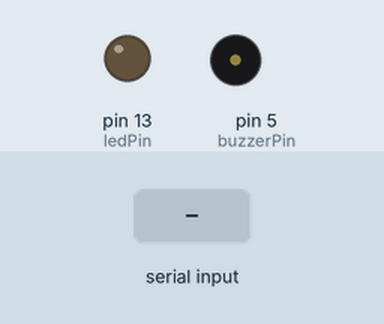
Recording of a sketch running on a simulated Arduino Uno, built with avr-gcc and run on an emulated ATmega328P. Parts: output pins drawn as LEDs (lit = HIGH), buzzer (waves = sounding). Dashed ring = blinking. Inputs (shaded band) come from the test bench. What the sketch prints to the serial monitor is not drawn.

Above: at 1.2 s.
1.3 s: "1" received over Serial
At 1.75 s:
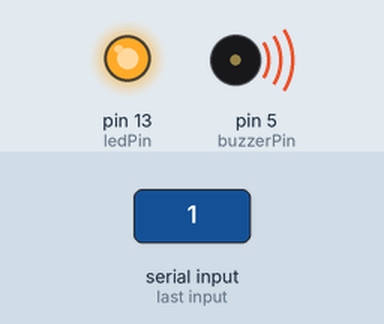
4.3 s: "0" received over Serial
At 4.45 s:
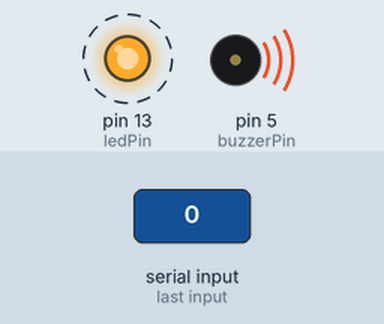
7.3 s: "2" received over Serial
At 10.0 s:
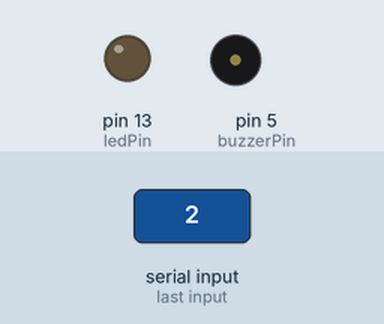
Timing chart, 0 to 11.5 s (numbered marks = the images above; inputs shaded):
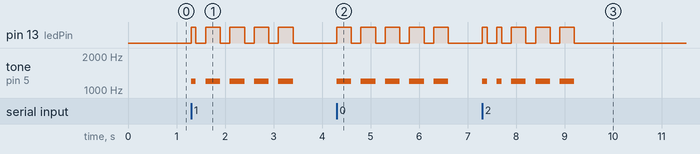

The sketch:

Morse.ino
```cpp
// (licence header left out)
#define DOT 1
#define DASH 2

#define note 1200

const int buzzerPin = 5;
const int ledPin =  13;

int dotLen = 100;
int dashLen = dotLen * 3;
int betweenChars = dotLen * 2;

char characters[] = {
'a', 'b', 'c', 'd', 'e', 'f',
'g', 'h', 'i', 'j', 'k', 'l',
'm', 'n', 'o', 'p', 'q', 'r',
's', 't', 'u', 'v', 'w', 'x',
'y', 'z', '0', '1', '2', '3',
'4', '5', '6', '7', '8', '9'};

long morseCode[] = {
 DOT  + (DASH << 2),
 DASH + (DOT  << 2) + (DOT  << 4) + (DOT  << 6),
 DASH + (DOT  << 2) + (DASH << 4) + (DOT  << 6),
 DASH + (DOT  << 2) + (DOT  << 4),
 DOT,
 DOT  + (DOT  << 2) + (DASH << 4) + (DOT  << 6),
 DASH + (DASH << 2) + (DOT  << 4),
 DOT  + (DOT  << 2) + (DOT  << 4) + (DOT  << 6),
 DOT  + (DOT  << 2),
 DOT  + (DASH << 2) + (DASH << 4) + (DASH << 6),
 DASH + (DOT  << 2) + (DASH << 4),
 DOT  + (DASH << 2) + (DOT  << 4) + (DOT  << 6),
 DASH + (DASH << 2),
 DASH + (DOT  << 2),
 DASH + (DASH << 2) + (DASH << 4),
 DOT  + (DASH << 2) + (DASH << 4) + (DOT  << 6),
 DASH + (DASH << 2) + (DOT  << 4) + (DASH << 6),
 DOT  + (DASH << 2) + (DOT  << 4),
 DOT  + (DOT  << 2) + (DOT  << 4),
 DASH,
 DOT  + (DOT  << 2) + (DASH << 4),
 DOT  + (DOT  << 2) + (DOT  << 4) + (DASH << 6),
 DOT  + (DASH << 2) + (DASH << 4),
 DASH + (DOT  << 2) + (DOT  << 4) + (DASH << 6),
 DASH + (DOT  << 2) + (DASH << 4) + (DASH << 6),
 DASH + (DASH << 2) + (DOT  << 4) + (DOT  << 6),
 DASH + (DASH << 2) + (DASH << 4) + (DASH << 6) + (DASH << 8),
 DOT  + (DASH << 2) + (DASH << 4) + (DASH << 6) + (DASH << 8),
 DOT  + (DOT  << 2) + (DASH << 4) + (DASH << 6) + (DASH << 8),
 DOT  + (DOT  << 2) + (DOT  << 4) + (DASH << 6) + (DASH << 8),
 DOT  + (DOT  << 2) + (DOT  << 4) + (DOT  << 6) + (DASH << 8),
 DOT  + (DOT  << 2) + (DOT  << 4) + (DOT  << 6) + (DOT  << 8),
 DASH + (DOT  << 2) + (DOT  << 4) + (DOT  << 6) + (DOT  << 8),
 DASH + (DASH << 2) + (DOT  << 4) + (DOT  << 6) + (DOT  << 8),
 DASH + (DASH << 2) + (DASH << 4) + (DOT  << 6) + (DOT  << 8),
 DASH + (DASH << 2) + (DASH << 4) + (DASH << 6) + (DOT  << 8)
};

void playMorse(char c) {
  int i;
  for(i=0; i<sizeof(characters)/sizeof(char);i++) {
    if (c == characters[i])
      break;
  }
  if (i<sizeof(characters)/sizeof(char)) {
    long code = morseCode[i];
    while (code>0) {
      if ((code & 3) == DOT)
        morseDot();
      else
        morseDash();
      code>>=2;
      morseStop(betweenChars);
    }
    morseStop(betweenChars);
  } else {
    morseStop(betweenChars);
  }
}

void upSignal(int timeLen) {
  digitalWrite(ledPin, HIGH);
  tone(buzzerPin, note, timeLen);
  delay(timeLen);
}

// DOT
void morseDot() {
  upSignal(dotLen);
  Serial.print(".");
}

// DASH
void morseDash() {
  upSignal(dashLen);
  Serial.print("-");
}

void morseStop(int delayTime) {
  digitalWrite(ledPin, LOW);
  noTone(buzzerPin);
  delay(delayTime);
}

void setup() {
  pinMode(ledPin, OUTPUT);
  pinMode(buzzerPin, OUTPUT);
  Serial.begin(9600);
}

int enter = 0;

void loop() {
  if (Serial.available() > 0) {
    byte incomingByte = Serial.read();
    byte tmp = toLowerCase(incomingByte);
    playMorse(tmp);
    enter = 1;
  } else {
    if (enter == 1) {
      Serial.println();
      enter = 0;
    }
  }
}
```

Measured:
- after the input at 1.3 s, pin 13 (ledPin): LOW → HIGH at once, then repeats every 0.50 s: LOW 0.20 s, HIGH 0.30 s, until it stays LOW from 3.4 s; tone on pin 5 (buzzerPin): silent → 1200 Hz at once, then repeats every 0.50 s: silent 0.20 s, 1200 Hz 0.30 s, until it stays silent from 3.4 s
- after the input at 4.3 s, pin 13 (ledPin): alternates HIGH for 0.30 s and LOW for 0.20 s, 10 changes in all, then stays LOW, starting at once; tone on pin 5 (buzzerPin): alternates 1200 Hz for 0.30 s and silent for 0.20 s, 10 changes in all, then stays silent, starting at once
- after the input at 7.3 s, pin 13 (ledPin): goes HIGH 0.10 s, LOW 0.20 s, HIGH 0.10 s, 3 × (LOW 0.20 s, HIGH 0.30 s), then LOW, starting at once; tone on pin 5 (buzzerPin): goes 1200 Hz 0.10 s, silent 0.20 s, 1200 Hz 0.10 s, 3 × (silent 0.20 s, 1200 Hz 0.30 s), then silent, starting at once
